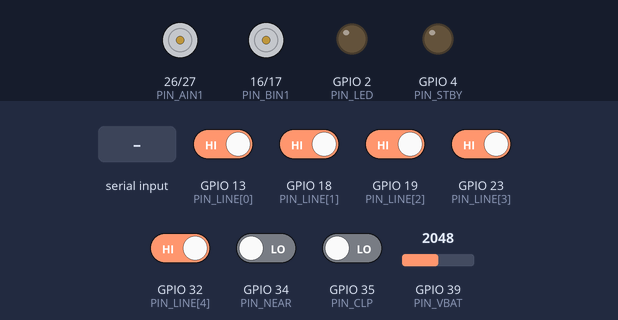
The sketch below on a simulated ESP32. Parts: motor-driver pin pairs drawn as motors (green arrow = first pin HIGH = forward, orange = second pin HIGH = backward, longer = more drive, scaled by the enable pin, stopped while the standby pin is LOW), output pins drawn as LEDs (lit = HIGH). Dashed ring = blinking. Inputs (shaded band) come from the test bench; at power-on: GPIO 13 (PIN_LINE[0]), GPIO 18 (PIN_LINE[1]), GPIO 19 (PIN_LINE[2]), GPIO 23 (PIN_LINE[3]), GPIO 32 (PIN_LINE[4]) HIGH, GPIO 34 (PIN_NEAR), GPIO 35 (PIN_CLP) LOW, GPIO 39 (PIN_VBAT) = 2048. WiFi joins after 1.5 s; servers stay silent unless stated; what the sketch prints to the serial monitor is not drawn.

Above: at 3.0 s.
3.1 s: "w" received over Serial
6.6 s: "e" received over Serial
At 9.3 s:
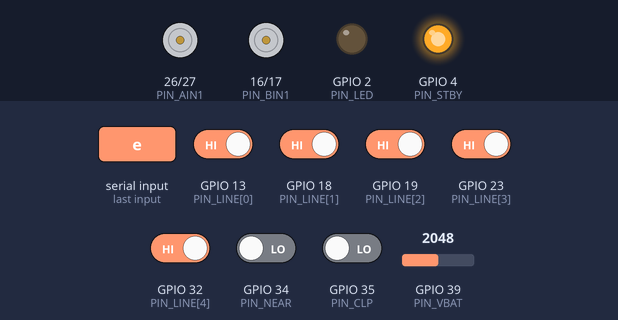
10.1 s: "x" received over Serial
At 10.43 s:
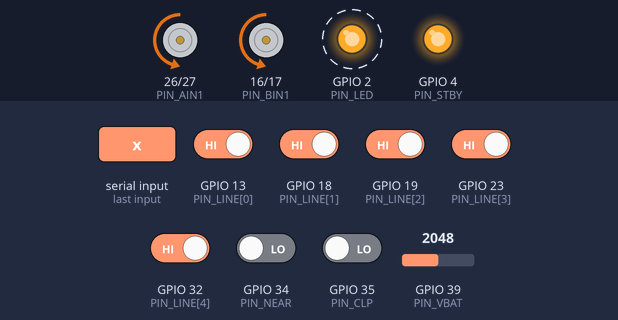
13.6 s: "a" received over Serial
At 14.05 s:
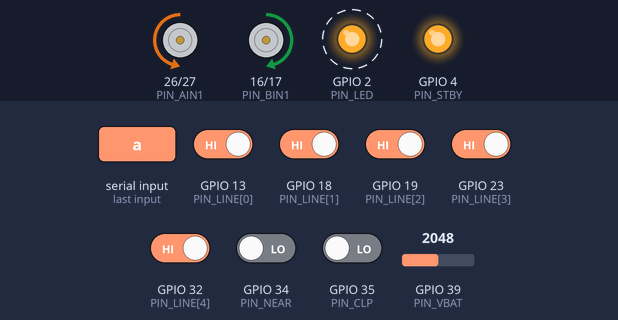
17.1 s: "d" received over Serial
At 17.26 s:
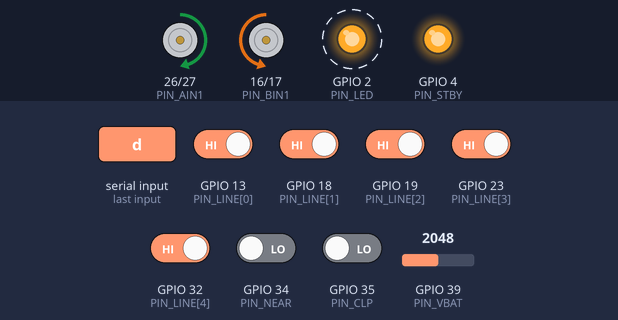
20.6 s: "q" received over Serial
At 20.88 s:
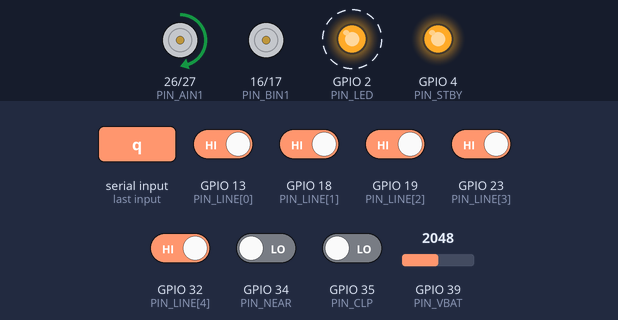
Timing chart, 0 to 25.1 s (numbered marks = the images above; inputs shaded):
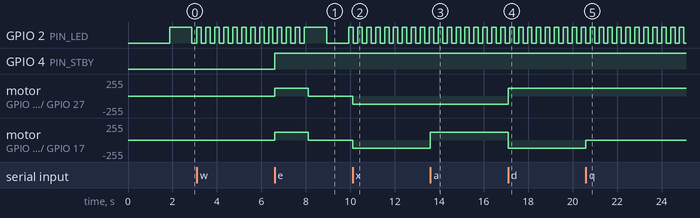

The sketch:

esp32_drive_bringup.ino
```cpp
// HazardBot ESP32 #1 (주행 보드) 브링업 — TB6612FNG + JGA25-371 ×2 + 5채널 IR 라인센서
// 2026-07-30
//
// 목적: 라인트레이싱 PID 를 짜기 **전에** 하드웨어가 기대대로 붙었는지 확인한다.
//       - 모터가 지정한 방향으로 도는가 (배선 뒤집힘 확인)
//       - 라인센서가 검정 테이프에서 실제로 값이 변하는가 (임계값 결정용)
//       - 배터리 분압이 예상 전압을 읽는가
//
// 조작: 시리얼 모니터(115200)에서 한 글자 명령. '?' 로 목록 확인.
//       OTA 경로는 유지된다 — 무선 업로드 시 모터는 자동 정지한다.
//
// 🔴 벤치 규칙: 바퀴를 띄운 채로 먼저 돌릴 것. 책상에서 굴러떨어진다.

#include <WiFi.h>
#include <ArduinoOTA.h>

// ── WiFi ─────────────────────────────────────────────────
const char* WIFI_SSID = "여기에-AP-SSID";
const char* WIFI_PW   = "여기에-AP-비밀번호";  // 🔴 공개 저장소라 실제 값을 적지 않는다. 업로드 전에 여기만 채울 것.
const char* OTA_HOST  = "hazardbot-drive";

// ── 핀 배치 ───────────────────────────────────────────────
// 선정 근거:
//   · WiFi 사용 중에는 ADC2 를 못 쓴다 → 아날로그 입력은 전부 ADC1(32~39)
//   · GPIO 34~39 는 입력 전용이라 아날로그·디지털 입력에만 쓰고 출력 핀을 아낀다
//   · 스트래핑 핀(0, 2, 5, 12, 15) 은 출력으로 쓰지 않는다 — 부팅 모드가 바뀐다
//   · GPIO 6~11 은 내장 플래시 전용, 절대 사용 금지
#define PIN_PWMA   25   // TB6612 PWMA — 좌측 모터 속도
#define PIN_AIN1   26   // TB6612 AIN1  — 좌측 방향
#define PIN_AIN2   27   // TB6612 AIN2
#define PIN_PWMB   14   // TB6612 PWMB  — 우측 모터 속도
#define PIN_BIN1   16   // TB6612 BIN1  — 우측 방향
#define PIN_BIN2   17   // TB6612 BIN2
#define PIN_STBY    4   // TB6612 STBY  — LOW 면 출력 전면 차단 (주행부 0차 보호)

// 라인센서 (TCRT5000 5채널 + 장애물 + 범퍼) — **출력이 전부 디지털**이다.
// 🔴 모듈 VCC 는 **3V3 에 연결한다.** 5V 로 구동하면 출력도 5V 가 되어
//    5V 를 못 견디는 ESP32 GPIO 가 손상된다.
// S1 이 왼쪽인지 오른쪽인지는 보드마다 다르다 — 브링업에서 한쪽 끝을 가려 확인할 것.
const int PIN_LINE[5] = { 13, 18, 19, 23, 32 };   // S1 S2 S3 S4 S5
#define PIN_NEAR   34   // 장애물 감지 (선택) — 보드 표기 D34, 입력 전용
#define PIN_CLP    35   // 범퍼 스위치 (선택) — 보드 표기 D35, 입력 전용

// 🔴 39 는 보드에 숫자가 아니라 **VN**(또는 SN) 으로 인쇄돼 있다. EN 버튼 옆이다.
#define PIN_VBAT   39   // 배터리 분압 33k/10k — 보드 표기 **VN** (ADC1_CH3, 입력 전용)

// 🔴 이 모듈은 **검정에서 HIGH** 다 (2026-07-30 실측 확정).
const bool LINE_ACTIVE_LOW = false;

#define PIN_LED     2   // DevKit V1 내장 LED

// ── PWM ──────────────────────────────────────────────────
// 20kHz — 가청 대역(~16kHz) 위라 모터가 삐 소리를 내지 않는다.
// TB6612 는 100kHz 까지 받으므로 여유가 크다.
const int PWM_FREQ = 20000;
const int PWM_BITS = 8;      // 0~255
const int PWM_MAX  = 255;

// ── 안전 ──────────────────────────────────────────────────
// 명령 후 이 시간 동안 아무 입력이 없으면 모터를 세운다.
// 시리얼 연결이 끊기거나 자리를 비웠을 때 바퀴가 계속 도는 것을 막는다.
const unsigned long CMD_TIMEOUT_MS = 5000;

int  speedDuty = 120;        // 기본 듀티 (약 47%) — 벤치에서 낮게 시작
bool motorsEnabled = false;  // STBY 상태
unsigned long lastCmdMs = 0;
unsigned long lastTelemMs = 0;
bool moving = false;

// ── 모터 제어 ─────────────────────────────────────────────
// dir: +1 정방향, -1 역방향, 0 정지(브레이크 아님 — 자연 정지)
void setMotor(int in1, int in2, int pwmPin, int dir, int duty) {
  if (dir > 0)      { digitalWrite(in1, HIGH); digitalWrite(in2, LOW);  }
  else if (dir < 0) { digitalWrite(in1, LOW);  digitalWrite(in2, HIGH); }
  else              { digitalWrite(in1, LOW);  digitalWrite(in2, LOW);  }
  ledcWrite(pwmPin, dir == 0 ? 0 : duty);
}

void drive(int leftDir, int rightDir) {
  setMotor(PIN_AIN1, PIN_AIN2, PIN_PWMA, leftDir,  speedDuty);
  setMotor(PIN_BIN1, PIN_BIN2, PIN_PWMB, rightDir, speedDuty);
  moving = (leftDir != 0 || rightDir != 0);
  lastCmdMs = millis();
}

void stopMotors() {
  drive(0, 0);
  moving = false;
}

void setEnabled(bool on) {
  motorsEnabled = on;
  digitalWrite(PIN_STBY, on ? HIGH : LOW);
  if (!on) stopMotors();
}

// ── 텔레메트리 ────────────────────────────────────────────
// 분압 33k/10k → 배터리 전압 = ADC전압 × (33+10)/10 = ×4.3
// 🔴 이 계수는 실측 보정 전 이론값이다. 멀티미터와 대조해 맞출 것.
float readBatteryV() {
  int raw = analogRead(PIN_VBAT);          // 0~4095
  float vadc = raw * 3.3f / 4095.0f;       // 11dB 감쇠 기준 근사
  return vadc * 4.3f;
}

// 5채널을 읽어 라인 감지 여부 배열로 만든다
void readLine(bool* act) {
  for (int i = 0; i < 5; i++) {
    int v = digitalRead(PIN_LINE[i]);
    act[i] = LINE_ACTIVE_LOW ? (v == LOW) : (v == HIGH);
  }
}

// 라인 위치 = 감지된 채널의 가중 평균 (-2 ~ +2, 0 이 중앙).
// 아무것도 감지 못하면 NAN — PID 에서는 '라인 이탈' 로 처리해야 한다.
float linePosition(const bool* act) {
  float sum = 0; int n = 0;
  for (int i = 0; i < 5; i++) if (act[i]) { sum += (i - 2); n++; }
  return n ? sum / n : NAN;
}

void printTelemetry() {
  bool act[5];
  readLine(act);
  char pat[6];
  for (int i = 0; i < 5; i++) pat[i] = act[i] ? '#' : '.';
  pat[5] = '\0';

  float pos = linePosition(act);
  Serial.printf("라인 [%s] ", pat);
  if (isnan(pos)) Serial.print("위치=이탈  ");
  else            Serial.printf("위치=%+.1f  ", pos);
  Serial.printf("Near=%d CLP=%d  배터리=%.2fV  듀티=%3d  STBY=%s\n",
                digitalRead(PIN_NEAR), digitalRead(PIN_CLP),
                readBatteryV(), speedDuty, motorsEnabled ? "ON" : "OFF");
}

void printHelp() {
  Serial.println(F(
    "\n── 명령 ──────────────────────────────\n"
    "  e : STBY 토글 (모터 출력 허용/차단)\n"
    "  w : 전진      x : 후진      s : 정지\n"
    "  a : 좌회전    d : 우회전    (제자리 회전)\n"
    "  q : 좌측 모터만   r : 우측 모터만   ← 배선 확인용\n"
    "  + / - : 듀티 ±20\n"
    "  t : 현재 센서값 1회 출력\n"
    "  ? : 이 목록\n"
    "──────────────────────────────────────\n"
    "라인 표시 [.....] 는 S1~S5. '#' 가 라인 감지.\n"
    "검정 테이프 위에서 '.' 만 나오면 LINE_ACTIVE_LOW 를 false 로 바꿀 것."));
}

void setup() {
  Serial.begin(115200);
  delay(300);

  // 🔴 STBY 를 가장 먼저 LOW 로 — 나머지 핀이 정해지기 전에 모터가 돌면 안 된다
  pinMode(PIN_STBY, OUTPUT);
  digitalWrite(PIN_STBY, LOW);

  pinMode(PIN_AIN1, OUTPUT); pinMode(PIN_AIN2, OUTPUT);
  pinMode(PIN_BIN1, OUTPUT); pinMode(PIN_BIN2, OUTPUT);
  for (int i = 0; i < 5; i++) pinMode(PIN_LINE[i], INPUT);
  pinMode(PIN_NEAR, INPUT);
  pinMode(PIN_CLP, INPUT);
  pinMode(PIN_LED, OUTPUT);

  // ESP32 코어 3.x API — ledcSetup/ledcAttachPin 은 사라졌다
  ledcAttach(PIN_PWMA, PWM_FREQ, PWM_BITS);
  ledcAttach(PIN_PWMB, PWM_FREQ, PWM_BITS);
  stopMotors();

  WiFi.mode(WIFI_STA);
  WiFi.begin(WIFI_SSID, WIFI_PW);
  Serial.printf("\nWiFi 접속 중: %s ", WIFI_SSID);
  for (int i = 0; i < 30 && WiFi.status() != WL_CONNECTED; i++) { delay(500); Serial.print("."); }
  Serial.println(WiFi.status() == WL_CONNECTED
                 ? "\n✅ " + WiFi.localIP().toString()
                 : "\n🔴 접속 실패 (모터 시험은 그대로 가능)");

  ArduinoOTA.setHostname(OTA_HOST);
  ArduinoOTA.onStart([]() {          // 🔴 업로드 중 모터가 마지막 PWM 으로 계속 돌면 위험
    setEnabled(false);
    Serial.println("\nOTA 수신 — 모터 차단");
  });
  ArduinoOTA.begin();

  printHelp();
  Serial.println(F("\n⚠ STBY 가 OFF 다. 'e' 로 켠 뒤 주행 명령을 줄 것."));
}

void loop() {
  ArduinoOTA.handle();

  if (Serial.available()) {
    char c = Serial.read();
    switch (c) {
      case 'e': setEnabled(!motorsEnabled);
                Serial.printf("STBY %s\n", motorsEnabled ? "ON" : "OFF"); break;
      case 'w': drive(+1, +1); Serial.println("전진"); break;
      case 'x': drive(-1, -1); Serial.println("후진"); break;
      case 'a': drive(-1, +1); Serial.println("좌회전"); break;
      case 'd': drive(+1, -1); Serial.println("우회전"); break;
      case 'q': drive(+1,  0); Serial.println("좌측 모터만 — 왼쪽 바퀴가 전진해야 정상"); break;
      case 'r': drive( 0, +1); Serial.println("우측 모터만 — 오른쪽 바퀴가 전진해야 정상"); break;
      case 's': stopMotors();  Serial.println("정지"); break;
      case '+': speedDuty = min(PWM_MAX, speedDuty + 20);
                Serial.printf("듀티 %d\n", speedDuty); break;
      case '-': speedDuty = max(0, speedDuty - 20);
                Serial.printf("듀티 %d\n", speedDuty); break;
      case 't': printTelemetry(); break;
      case '?': printHelp(); break;
      default: break;
    }
  }

  // 명령이 끊긴 채 계속 도는 것을 막는다
  if (moving && millis() - lastCmdMs > CMD_TIMEOUT_MS) {
    stopMotors();
    Serial.println("⚠ 명령 없음 5초 — 자동 정지");
  }

  // 주행 중에는 센서를 빠르게, 정지 중에는 느리게 보고한다
  unsigned long period = moving ? 200 : 1000;
  if (millis() - lastTelemMs > period) {
    lastTelemMs = millis();
    printTelemetry();
    digitalWrite(PIN_LED, !digitalRead(PIN_LED));
  }
}
```

Measured:
- after the input at 6.6 s, GPIO 4 (PIN_STBY): LOW → HIGH at once; motor on GPIO 26 (PIN_AIN1) / GPIO 27 (PIN_AIN2), motor on GPIO 16 (PIN_BIN1) / GPIO 17 (PIN_BIN2): stopped → forward 120/255 at once, → stopped 1.5 s later
- after the input at 10.1 s, motor on GPIO 26 (PIN_AIN1) / GPIO 27 (PIN_AIN2), motor on GPIO 16 (PIN_BIN1) / GPIO 17 (PIN_BIN2): stopped → backward 120/255 at once
- after the input at 13.6 s, motor on GPIO 26 (PIN_AIN1) / GPIO 27 (PIN_AIN2): stays backward 120/255 (without the input it goes to stopped after 1.5 s); motor on GPIO 16 (PIN_BIN1) / GPIO 17 (PIN_BIN2): backward 120/255 → forward 120/255 at once
- after the input at 17.1 s, motor on GPIO 26 (PIN_AIN1) / GPIO 27 (PIN_AIN2): backward 120/255 → forward 120/255 at once; motor on GPIO 16 (PIN_BIN1) / GPIO 17 (PIN_BIN2): forward 120/255 → backward 120/255 at once
- after the input at 20.6 s, motor on GPIO 26 (PIN_AIN1) / GPIO 27 (PIN_AIN2): stays forward 120/255 (without the input it goes to stopped after 1.5 s); motor on GPIO 16 (PIN_BIN1) / GPIO 17 (PIN_BIN2): backward 120/255 → stopped after 0.00 s instead of 1.5 s
- by itself, GPIO 2 (PIN_LED): alternates HIGH for 0.20 s and LOW for 0.20 s
